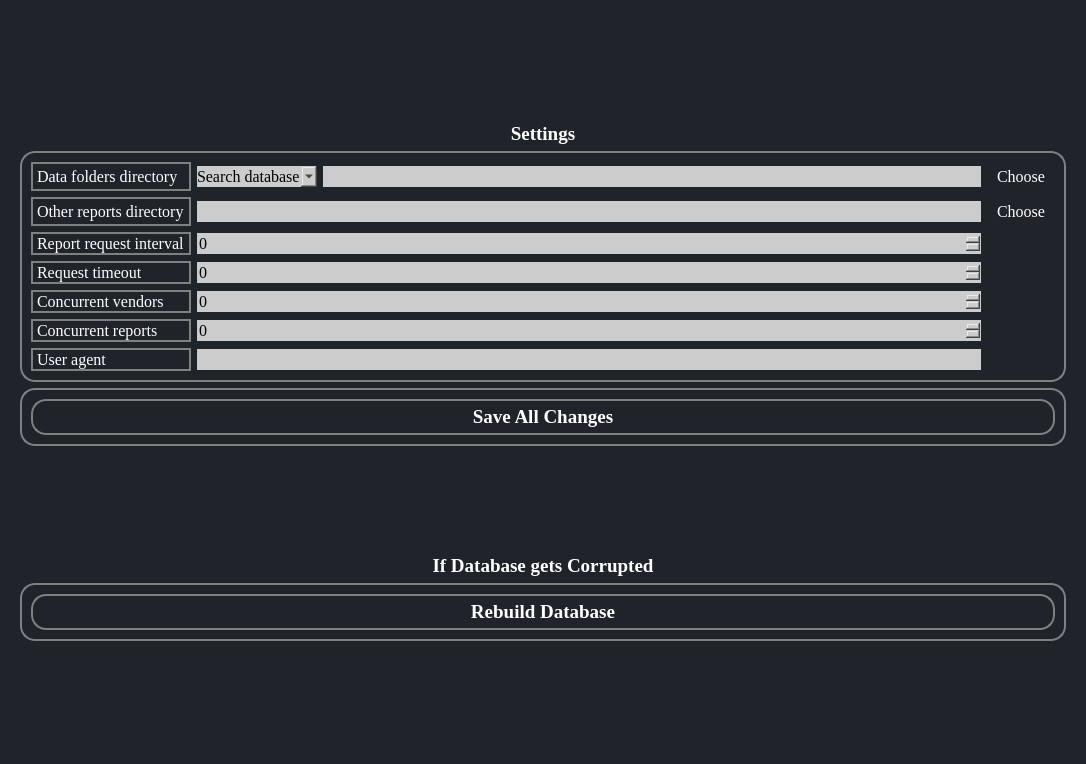
<?xml version="1.0" encoding="UTF-8"?>
<ui version="4.0">
 <class>SettingTab</class>
 <widget class="QWidget" name="SettingTab">
  <property name="geometry">
   <rect>
    <x>0</x>
    <y>0</y>
    <width>1086</width>
    <height>764</height>
   </rect>
  </property>
  <property name="windowTitle">
   <string>MainWindow</string>
  </property>
  <property name="styleSheet">
   <string notr="true">*{
	
border:none;
background-color:transparent;
background:none;
padding:0;
margin:0;
color:#fff;
}



#SettingTab{
background-color:#1f232a;
}
#EditVendor{
background-color:#16191d;
}
QPushButton{
text-align:left;
padding: 5px 10px;

border-top-left-radius:5px;
border-botton-left-radius:5px;
}
QPushButton:pressed{
background-color:grey;
text-align:left;
padding:2px 10px;
color:white;}</string>
  </property>
  <layout class="QGridLayout" name="gridLayout_5">
   <item row="0" column="0">
    <widget class="QWidget" name="centralwidget" native="true">
     <layout class="QGridLayout" name="gridLayout_7">
      <item row="5" column="0">
       <widget class="QLabel" name="label_9">
        <property name="font">
         <font>
          <family>Georgia</family>
          <pointsize>14</pointsize>
          <weight>75</weight>
          <bold>true</bold>
         </font>
        </property>
        <property name="text">
         <string>&lt;html&gt;&lt;head/&gt;&lt;body&gt;&lt;p align=&quot;center&quot;&gt;If Database gets Corrupted&lt;/p&gt;&lt;/body&gt;&lt;/html&gt;</string>
        </property>
       </widget>
      </item>
      <item row="3" column="0" alignment="Qt::AlignTop">
       <widget class="QFrame" name="frame_3">
        <property name="styleSheet">
         <string notr="true">QFrame{
    border: 2px solid #000000;
border-color:grey;
border-radius:15px;
}</string>
        </property>
        <property name="frameShape">
         <enum>QFrame::StyledPanel</enum>
        </property>
        <property name="frameShadow">
         <enum>QFrame::Raised</enum>
        </property>
        <layout class="QHBoxLayout" name="horizontalLayout">
         <item>
          <layout class="QGridLayout" name="gridLayout_6">
           <item row="0" column="0">
            <widget class="QPushButton" name="pushButton_3">
             <property name="font">
              <font>
               <family>Georgia</family>
               <pointsize>14</pointsize>
               <weight>75</weight>
               <bold>true</bold>
              </font>
             </property>
             <property name="toolTip">
              <string>Save all default and custom changes</string>
             </property>
             <property name="styleSheet">
              <string notr="true">
  QPushButton {
    border: 2px solid #000000;
border-color:grey;
border-radius:15px;
text-align:center;
}

QPushButton:hover {
    background-color: lightblue;
}
QToolTip {
    color: black; 
    background-color: #FFFFE0; 
}
</string>
             </property>
             <property name="text">
              <string>Save All Changes</string>
             </property>
             <property name="icon">
              <iconset>
               <normaloff>resources/Icons/diskette.png</normaloff>resources/Icons/diskette.png</iconset>
             </property>
             <property name="iconSize">
              <size>
               <width>25</width>
               <height>25</height>
              </size>
             </property>
            </widget>
           </item>
          </layout>
         </item>
        </layout>
       </widget>
      </item>
      <item row="2" column="0">
       <widget class="QFrame" name="frame_2">
        <property name="styleSheet">
         <string notr="true">QFrame{
    border: 2px solid #000000;
border-color:grey;
border-radius:15px;
}</string>
        </property>
        <property name="frameShape">
         <enum>QFrame::StyledPanel</enum>
        </property>
        <property name="frameShadow">
         <enum>QFrame::Raised</enum>
        </property>
        <layout class="QGridLayout" name="gridLayout_4">
         <item row="0" column="0">
          <layout class="QGridLayout" name="gridLayout">
           <item row="0" column="3">
            <widget class="QLineEdit" name="lineEdit_2">
             <property name="font">
              <font>
               <family>Georgia</family>
               <pointsize>12</pointsize>
              </font>
             </property>
             <property name="styleSheet">
              <string notr="true">QLineEdit {
    color: black; /* 文本颜色为黑色 */
	background-color: #cccccc;
}
</string>
             </property>
            </widget>
           </item>
           <item row="0" column="4">
            <widget class="QPushButton" name="pushButton_2">
             <property name="font">
              <font>
               <family>Georgia</family>
               <pointsize>12</pointsize>
              </font>
             </property>
             <property name="styleSheet">
              <string notr="true">QPushButton:hover {
    background-color: #0000FF; /* 鼠标悬停时的背景颜色为蓝色 */
    color: #FFFFFF; /* 鼠标悬停时的文字颜色为白色 */
}
</string>
             </property>
             <property name="text">
              <string>Choose</string>
             </property>
             <property name="icon">
              <iconset>
               <normaloff>resources/Icons/folder.png</normaloff>resources/Icons/folder.png</iconset>
             </property>
            </widget>
           </item>
           <item row="0" column="0">
            <widget class="QLabel" name="label_7">
             <property name="font">
              <font>
               <family>Georgia</family>
               <pointsize>12</pointsize>
              </font>
             </property>
             <property name="toolTip">
              <string>We can set where to save search database, vendor data file and yearly reports here</string>
             </property>
             <property name="styleSheet">
              <string notr="true">QToolTip {
    color: black;
    background-color: #FFFFE0; 
}
</string>
             </property>
             <property name="text">
              <string>Data folders directory</string>
             </property>
            </widget>
           </item>
           <item row="1" column="4">
            <widget class="QPushButton" name="pushButton_4">
             <property name="font">
              <font>
               <family>Georgia</family>
               <pointsize>12</pointsize>
              </font>
             </property>
             <property name="styleSheet">
              <string notr="true">QPushButton:hover {
    background-color: #0000FF; /* 鼠标悬停时的背景颜色为蓝色 */
    color: #FFFFFF; /* 鼠标悬停时的文字颜色为白色 */
}
</string>
             </property>
             <property name="text">
              <string>Choose</string>
             </property>
             <property name="icon">
              <iconset>
               <normaloff>resources/Icons/folder.png</normaloff>resources/Icons/folder.png</iconset>
             </property>
            </widget>
           </item>
           <item row="2" column="0">
            <widget class="QLabel" name="label_2">
             <property name="font">
              <font>
               <family>Georgia</family>
               <pointsize>12</pointsize>
              </font>
             </property>
             <property name="toolTip">
              <string>The number of seconds the program will wait between sending each report request to a given vendor.</string>
             </property>
             <property name="styleSheet">
              <string notr="true">QToolTip {
    color: black; 
    background-color: #FFFFE0;
}
</string>
             </property>
             <property name="text">
              <string>Report request interval</string>
             </property>
            </widget>
           </item>
           <item row="3" column="0">
            <widget class="QLabel" name="label_3">
             <property name="font">
              <font>
               <family>Georgia</family>
               <pointsize>12</pointsize>
              </font>
             </property>
             <property name="toolTip">
              <string>The number of seconds the program will allow a vendor to respond to each report request before cancelling it.</string>
             </property>
             <property name="styleSheet">
              <string notr="true">QToolTip {
    color: black;
    background-color: #FFFFE0; 
}
</string>
             </property>
             <property name="text">
              <string>Request timeout</string>
             </property>
            </widget>
           </item>
           <item row="5" column="0">
            <widget class="QLabel" name="label_5">
             <property name="font">
              <font>
               <family>Georgia</family>
               <pointsize>12</pointsize>
              </font>
             </property>
             <property name="toolTip">
              <string>The maximum number of reports to work on at the same time. If set too high, the UI might freeze while fetching reports but the fetching process will continue.</string>
             </property>
             <property name="styleSheet">
              <string notr="true">QToolTip {
    color: black;
    background-color: #FFFFE0; 
}
</string>
             </property>
             <property name="text">
              <string>Concurrent reports</string>
             </property>
            </widget>
           </item>
           <item row="6" column="0">
            <widget class="QLabel" name="label_6">
             <property name="font">
              <font>
               <family>Georgia</family>
               <pointsize>12</pointsize>
              </font>
             </property>
             <property name="toolTip">
              <string>How program identifies itself to the SUSHI servers. Some vendors will reject some particular user agents. Only change this if there is a known problem as it will affect all requests to all vendors. </string>
             </property>
             <property name="styleSheet">
              <string notr="true">QToolTip {
    color: black; 
    background-color: #FFFFE0; 
}
</string>
             </property>
             <property name="text">
              <string>User agent</string>
             </property>
            </widget>
           </item>
           <item row="4" column="0">
            <widget class="QLabel" name="label_4">
             <property name="font">
              <font>
               <family>Georgia</family>
               <pointsize>12</pointsize>
              </font>
             </property>
             <property name="toolTip">
              <string>Can change if you find the load on your desktop is too high</string>
             </property>
             <property name="styleSheet">
              <string notr="true">QToolTip {
    color: black;
    background-color: #FFFFE0; 
}
</string>
             </property>
             <property name="text">
              <string>Concurrent vendors</string>
             </property>
            </widget>
           </item>
           <item row="1" column="0">
            <widget class="QLabel" name="label_8">
             <property name="font">
              <font>
               <family>Georgia</family>
               <pointsize>12</pointsize>
              </font>
             </property>
             <property name="toolTip">
              <string>This is where the special and non-calendar-year data range reports will be saved</string>
             </property>
             <property name="statusTip">
              <string/>
             </property>
             <property name="styleSheet">
              <string notr="true">QToolTip {
    color: black; 
    background-color: #FFFFE0;
}
</string>
             </property>
             <property name="text">
              <string>Other reports directory</string>
             </property>
            </widget>
           </item>
           <item row="6" column="1" colspan="3">
            <widget class="QLineEdit" name="lineEdit">
             <property name="font">
              <font>
               <family>Georgia</family>
               <pointsize>12</pointsize>
              </font>
             </property>
             <property name="styleSheet">
              <string notr="true">QLineEdit {
    color: black; /* 文本颜色为黑色 */
	background-color: #cccccc;
}
</string>
             </property>
            </widget>
           </item>
           <item row="3" column="1" colspan="3">
            <widget class="QSpinBox" name="spinBox_3">
             <property name="font">
              <font>
               <family>Georgia</family>
               <pointsize>12</pointsize>
              </font>
             </property>
             <property name="styleSheet">
              <string notr="true">QSpinBox {
    color: black; /* 文本颜色为黑色 */
	background-color: #cccccc;
}
</string>
             </property>
             <property name="maximum">
              <number>9999</number>
             </property>
            </widget>
           </item>
           <item row="2" column="1" colspan="3">
            <widget class="QSpinBox" name="spinBox_4">
             <property name="font">
              <font>
               <family>Georgia</family>
               <pointsize>12</pointsize>
              </font>
             </property>
             <property name="styleSheet">
              <string notr="true">QSpinBox {
    color: black; /* 文本颜色为黑色 */
	background-color: #cccccc;
}
</string>
             </property>
             <property name="maximum">
              <number>9999</number>
             </property>
            </widget>
           </item>
           <item row="4" column="1" colspan="3">
            <widget class="QSpinBox" name="spinBox_2">
             <property name="font">
              <font>
               <family>Georgia</family>
               <pointsize>12</pointsize>
              </font>
             </property>
             <property name="styleSheet">
              <string notr="true">QSpinBox {
    color: black; /* 文本颜色为黑色 */
	background-color: #cccccc;
}
</string>
             </property>
             <property name="maximum">
              <number>9999</number>
             </property>
            </widget>
           </item>
           <item row="5" column="1" colspan="3">
            <widget class="QSpinBox" name="spinBox">
             <property name="font">
              <font>
               <family>Georgia</family>
               <pointsize>12</pointsize>
              </font>
             </property>
             <property name="styleSheet">
              <string notr="true">QSpinBox {
    color: black; /* 文本颜色为黑色 */
	background-color: #cccccc;
}
</string>
             </property>
             <property name="maximum">
              <number>9999</number>
             </property>
            </widget>
           </item>
           <item row="1" column="1" colspan="3">
            <widget class="QLineEdit" name="lineEdit_3">
             <property name="font">
              <font>
               <family>Georgia</family>
               <pointsize>12</pointsize>
              </font>
             </property>
             <property name="styleSheet">
              <string notr="true">QLineEdit {
    color: black; /* 文本颜色为黑色 */
	background-color: #cccccc;
}
</string>
             </property>
            </widget>
           </item>
           <item row="0" column="1" colspan="2">
            <widget class="QComboBox" name="comboBox">
             <property name="font">
              <font>
               <family>Georgia</family>
               <pointsize>12</pointsize>
              </font>
             </property>
             <property name="styleSheet">
              <string notr="true">QComboBox {
    color: black; /* QComboBox中的文本颜色为黑色 */
	background-color: #cccccc;
}

QComboBox QAbstractItemView {
    color: black; /* 下拉列表中的文本颜色为黑色 */
}
</string>
             </property>
             <item>
              <property name="text">
               <string>Search database</string>
              </property>
             </item>
             <item>
              <property name="text">
               <string>Vendor data file</string>
              </property>
             </item>
             <item>
              <property name="text">
               <string>Yearly reports</string>
              </property>
             </item>
            </widget>
           </item>
          </layout>
         </item>
        </layout>
       </widget>
      </item>
      <item row="1" column="0">
       <widget class="QLabel" name="label">
        <property name="font">
         <font>
          <family>Georgia</family>
          <pointsize>14</pointsize>
          <weight>75</weight>
          <bold>true</bold>
         </font>
        </property>
        <property name="text">
         <string>&lt;html&gt;&lt;head/&gt;&lt;body&gt;&lt;p align=&quot;center&quot;&gt;Settings&lt;/p&gt;&lt;/body&gt;&lt;/html&gt;</string>
        </property>
       </widget>
      </item>
      <item row="9" column="0">
       <spacer name="verticalSpacer">
        <property name="orientation">
         <enum>Qt::Vertical</enum>
        </property>
        <property name="sizeHint" stdset="0">
         <size>
          <width>20</width>
          <height>40</height>
         </size>
        </property>
       </spacer>
      </item>
      <item row="8" column="0">
       <widget class="QFrame" name="frame">
        <property name="styleSheet">
         <string notr="true">QFrame{
    border: 2px solid #000000;
border-color:grey;
border-radius:15px;
}</string>
        </property>
        <property name="frameShape">
         <enum>QFrame::StyledPanel</enum>
        </property>
        <property name="frameShadow">
         <enum>QFrame::Raised</enum>
        </property>
        <layout class="QGridLayout" name="gridLayout_2">
         <item row="0" column="0">
          <layout class="QGridLayout" name="gridLayout_3">
           <item row="0" column="0">
            <widget class="QPushButton" name="pushButton">
             <property name="font">
              <font>
               <family>Georgia</family>
               <pointsize>14</pointsize>
               <weight>75</weight>
               <bold>true</bold>
              </font>
             </property>
             <property name="toolTip">
              <string>Recreate or regenerate the database that stores information related to the usage statisitics. when you want to do data consistency, data integrity, update and changes.</string>
             </property>
             <property name="styleSheet">
              <string notr="true">
  QPushButton {
    border: 2px solid #000000;
border-color:grey;
border-radius:15px;
text-align:center;
}

QPushButton:hover {
    background-color: lightblue;
}

QToolTip {
    color: black; 
    background-color: #FFFFE0; 
}

</string>
             </property>
             <property name="text">
              <string>Rebuild Database</string>
             </property>
             <property name="icon">
              <iconset>
               <normaloff>resources/Icons/database.png</normaloff>resources/Icons/database.png</iconset>
             </property>
             <property name="iconSize">
              <size>
               <width>25</width>
               <height>25</height>
              </size>
             </property>
            </widget>
           </item>
          </layout>
         </item>
        </layout>
       </widget>
      </item>
      <item row="4" column="0">
       <spacer name="verticalSpacer_2">
        <property name="orientation">
         <enum>Qt::Vertical</enum>
        </property>
        <property name="sizeHint" stdset="0">
         <size>
          <width>20</width>
          <height>40</height>
         </size>
        </property>
       </spacer>
      </item>
      <item row="0" column="0">
       <spacer name="verticalSpacer_3">
        <property name="orientation">
         <enum>Qt::Vertical</enum>
        </property>
        <property name="sizeHint" stdset="0">
         <size>
          <width>20</width>
          <height>40</height>
         </size>
        </property>
       </spacer>
      </item>
     </layout>
    </widget>
   </item>
  </layout>
 </widget>
 <resources>
  <include location="resources.qrc"/>
 </resources>
 <connections/>
</ui>
